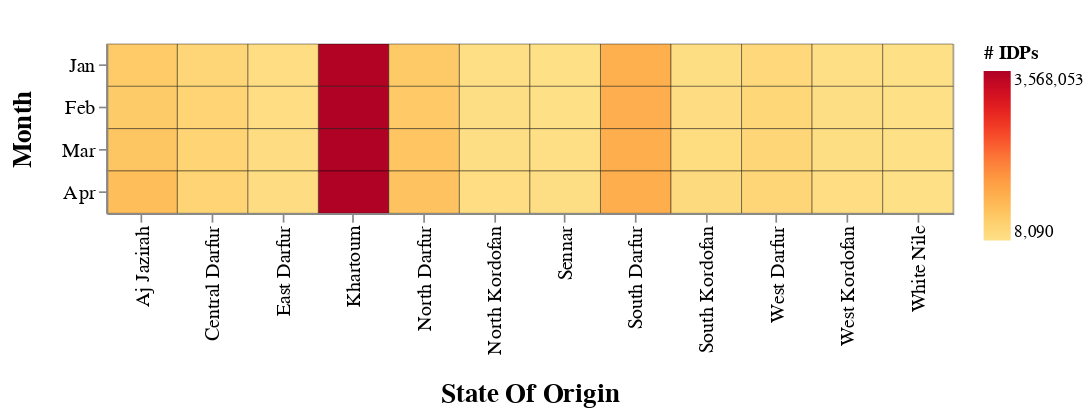

Notebook source saved alongside this figure:
### Code cell
alt.themes.enable("dark")

# Define the month order
month_order = ['Jan', 'Feb', 'Mar', 'Apr', 'May', 'Jun', 'Jul', 'Aug', 'Sep', 'Oct', 'Nov', 'Dec']

# Convert 'Month' to categorical and order
total_idps_by_State_Of_Origin_selected_year['Month'] = pd.Categorical(total_idps_by_State_Of_Origin_selected_year['Month'], categories=month_order, ordered=True)

# Sort by State_origin_Code and Month
total_idps_by_State_Of_Origin_selected_year = total_idps_by_State_Of_Origin_selected_year.sort_values(by=['State_origin_Code', 'Month'])

# Create the heatmap
heatmap = alt.Chart(total_idps_by_State_Of_Origin_selected_year).mark_rect().encode(
     y=alt.Y('Month:O', sort=month_order, axis=alt.Axis(title="Month", titleFontSize=16, titlePadding=15, titleFontWeight='bold', labelAngle=0)),
    x=alt.X('State_Of_Origin:O', axis=alt.Axis(title="State Of Origin", titleFontSize=16, titlePadding=15, titleFontWeight='bold')),
    color=alt.Color('IDPs_by_State_Of_Origin:Q',
                    legend=alt.Legend(title="# IDPs"),
                    scale=alt.Scale(scheme='yelloworangered')),
                    stroke=alt.value('black'),
                    strokeWidth=alt.value(0.25),
    tooltip=[
        alt.Tooltip('Month:O', title='Month'),
        alt.Tooltip('State_Of_Origin:N', title='State Of Origin'),
        alt.Tooltip('IDPs_by_State_Of_Origin:Q', title='IDPs by State Of Origin'),
        alt.Tooltip('IDPs_difference:Q', title='IDPs Change')
    ]
).properties(
       title='IDPs Monthly Chenge by State Of Origin in 2024',
       width=500,
       height=100
#).configure_legend(
 #   orient='bottom', titleFontSize=16, labelFontSize=14, titlePadding=0
#).configure_axisX(
#    labelFontSize=14
).configure_axis(
    labelFontSize=12,
    titleFontSize=12
).configure_title(
    fontSize=16,
    anchor='middle',
    color='white'
    )

heatmap

### Figure 1 — Vega-Lite specification as saved in the notebook (floating-point values rounded to 4 significant figures)
{"usermeta": {"embedOptions": {"theme": "dark"}}, "config": {"view": {"continuousWidth": 300, "continuousHeight": 300}, "axis": {"labelFontSize": 12, "titleFontSize": 12}, "title": {"anchor": "middle", "color": "white", "fontSize": 16}}, "data": {"name": "data-be4ba7ff56a9e8abe82dabf0f87b2ea5"}, "mark": {"type": "rect"}, "encoding": {"color": {"field": "IDPs_by_State_Of_Origin", "legend": {"title": "# IDPs"}, "scale": {"scheme": "yelloworangered"}, "type": "quantitative"}, "stroke": {"value": "black"}, "strokeWidth": {"value": 0.25}, "tooltip": [{"field": "Month", "title": "Month", "type": "ordinal"}, {"field": "State_Of_Origin", "title": "State Of Origin", "type": "nominal"}, {"field": "IDPs_by_State_Of_Origin", "title": "IDPs by State Of Origin", "type": "quantitative"}, {"field": "IDPs_difference", "title": "IDPs Change", "type": "quantitative"}], "x": {"axis": {"title": "State Of Origin", "titleFontSize": 16, "titleFontWeight": "bold", "titlePadding": 15}, "field": "State_Of_Origin", "type": "ordinal"}, "y": {"axis": {"labelAngle": 0, "title": "Month", "titleFontSize": 16, "titleFontWeight": "bold", "titlePadding": 15}, "field": "Month", "sort": ["Jan", "Feb", "Mar", "Apr", "May", "Jun", "Jul", "Aug", "Sep", "Oct", "Nov", "Dec"], "type": "ordinal"}}, "height": 100, "title": "IDPs Monthly Chenge by State Of Origin in 2024", "width": 500, "$schema": "https://vega.github.io/schema/vega-lite/v5.17.0.json", "datasets": {"data-be4ba7ff56a9e8abe82dabf0f87b2ea5": [{"State_origin_Code": "SD01", "State_Of_Origin": "Khartoum", "Year": 2024, "Month": "Jan", "IDPs_by_State_Of_Origin": 3525379, "IDPs_difference": 0.0, "IDPs_difference_absolute": 0.0}, {"State_origin_Code": "SD01", "State_Of_Origin": "Khartoum", "Year": 2024, "Month": "Feb", "IDPs_by_State_Of_Origin": 3557494, "IDPs_difference": 32120.0, "IDPs_difference_absolute": 32120.0}, {"State_origin_Code": "SD01", "State_Of_Origin": "Khartoum", "Year": 2024, "Month": "Mar", "IDPs_by_State_Of_Origin": 3563069, "IDPs_difference": 5575.0, "IDPs_difference_absolute": 5575.0}, {"State_origin_Code": "SD01", "State_Of_Origin": "Khartoum", "Year": 2024, "Month": "Apr", "IDPs_by_State_Of_Origin": 3568053, "IDPs_difference": 4984.0, "IDPs_difference_absolute": 4984.0}, {"State_origin_Code": "SD02", "State_Of_Origin": "North Darfur", "Year": 2024, "Month": "Jan", "IDPs_by_State_Of_Origin": 498143, "IDPs_difference": 0.0, "IDPs_difference_absolute": 0.0}, {"State_origin_Code": "SD02", "State_Of_Origin": "North Darfur", "Year": 2024, "Month": "Feb", "IDPs_by_State_Of_Origin": 511368, "IDPs_difference": 13220.0, "IDPs_difference_absolute": 13220.0}, {"State_origin_Code": "SD02", "State_Of_Origin": "North Darfur", "Year": 2024, "Month": "Mar", "IDPs_by_State_Of_Origin": 574091, "IDPs_difference": 62720.0, "IDPs_difference_absolute": 62720.0}, {"State_origin_Code": "SD02", "State_Of_Origin": "North Darfur", "Year": 2024, "Month": "Apr", "IDPs_by_State_Of_Origin": 610384, "IDPs_difference": 36290.0, "IDPs_difference_absolute": 36290.0}, {"State_origin_Code": "SD03", "State_Of_Origin": "South Darfur", "Year": 2024, "Month": "Jan", "IDPs_by_State_Of_Origin": 936434, "IDPs_difference": 0.0, "IDPs_difference_absolute": 0.0}, {"State_origin_Code": "SD03", "State_Of_Origin": "South Darfur", "Year": 2024, "Month": "Feb", "IDPs_by_State_Of_Origin": 973758, "IDPs_difference": 37320.0, "IDPs_difference_absolute": 37320.0}, {"State_origin_Code": "SD03", "State_Of_Origin": "South Darfur", "Year": 2024, "Month": "Mar", "IDPs_by_State_Of_Origin": 978966, "IDPs_difference": 5208.0, "IDPs_difference_absolute": 5208.0}, {"State_origin_Code": "SD03", "State_Of_Origin": "South Darfur", "Year": 2024, "Month": "Apr", "IDPs_by_State_Of_Origin": 981069, "IDPs_difference": 2103.0, "IDPs_difference_absolute": 2103.0}, {"State_origin_Code": "SD04", "State_Of_Origin": "West Darfur", "Year": 2024, "Month": "Jan", "IDPs_by_State_Of_Origin": 188497, "IDPs_difference": 0.0, "IDPs_difference_absolute": 0.0}, {"State_origin_Code": "SD04", "State_Of_Origin": "West Darfur", "Year": 2024, "Month": "Feb", "IDPs_by_State_Of_Origin": 231087, "IDPs_difference": 42590.0, "IDPs_difference_absolute": 42590.0}, {"State_origin_Code": "SD04", "State_Of_Origin": "West Darfur", "Year": 2024, "Month": "Mar", "IDPs_by_State_Of_Origin": 234816, "IDPs_difference": 3729.0, "IDPs_difference_absolute": 3729.0}, {"State_origin_Code": "SD04", "State_Of_Origin": "West Darfur", "Year": 2024, "Month": "Apr", "IDPs_by_State_Of_Origin": 235716, "IDPs_difference": 900.0, "IDPs_difference_absolute": 900.0}, {"State_origin_Code": "SD05", "State_Of_Origin": "East Darfur", "Year": 2024, "Month": "Jan", "IDPs_by_State_Of_Origin": 73535, "IDPs_difference": 0.0, "IDPs_difference_absolute": 0.0}, {"State_origin_Code": "SD05", "State_Of_Origin": "East Darfur", "Year": 2024, "Month": "Feb", "IDPs_by_State_Of_Origin": 73758, "IDPs_difference": 223.0, "IDPs_difference_absolute": 223.0}, {"State_origin_Code": "SD05", "State_Of_Origin": "East Darfur", "Year": 2024, "Month": "Mar", "IDPs_by_State_Of_Origin": 77233, "IDPs_difference": 3475.0, "IDPs_difference_absolute": 3475.0}, {"State_origin_Code": "SD05", "State_Of_Origin": "East Darfur", "Year": 2024, "Month": "Apr", "IDPs_by_State_Of_Origin": 75698, "IDPs_difference": -1535.0, "IDPs_difference_absolute": 1535.0}, {"State_origin_Code": "SD06", "State_Of_Origin": "Central Darfur", "Year": 2024, "Month": "Jan", "IDPs_by_State_Of_Origin": 249562, "IDPs_difference": 0.0, "IDPs_difference_absolute": 0.0}, {"State_origin_Code": "SD06", "State_Of_Origin": "Central Darfur", "Year": 2024, "Month": "Feb", "IDPs_by_State_Of_Origin": 288662, "IDPs_difference": 39100.0, "IDPs_difference_absolute": 39100.0}, {"State_origin_Code": "SD06", "State_Of_Origin": "Central Darfur", "Year": 2024, "Month": "Mar", "IDPs_by_State_Of_Origin": 292321, "IDPs_difference": 3659.0, "IDPs_difference_absolute": 3659.0}, {"State_origin_Code": "SD06", "State_Of_Origin": "Central Darfur", "Year": 2024, "Month": "Apr", "IDPs_by_State_Of_Origin": 292914, "IDPs_difference": 593.0, "IDPs_difference_absolute": 593.0}, {"State_origin_Code": "SD07", "State_Of_Origin": "South Kordofan", "Year": 2024, "Month": "Jan", "IDPs_by_State_Of_Origin": 63135, "IDPs_difference": 0.0, "IDPs_difference_absolute": 0.0}, {"State_origin_Code": "SD07", "State_Of_Origin": "South Kordofan", "Year": 2024, "Month": "Feb", "IDPs_by_State_Of_Origin": 99332, "IDPs_difference": 36200.0, "IDPs_difference_absolute": 36200.0}, {"State_origin_Code": "SD07", "State_Of_Origin": "South Kordofan", "Year": 2024, "Month": "Mar", "IDPs_by_State_Of_Origin": 114044, "IDPs_difference": 14710.0, "IDPs_difference_absolute": 14710.0}, {"State_origin_Code": "SD07", "State_Of_Origin": "South Kordofan", "Year": 2024, "Month": "Apr", "IDPs_by_State_Of_Origin": 140590, "IDPs_difference": 26550.0, "IDPs_difference_absolute": 26550.0}, {"State_origin_Code": "SD09", "State_Of_Origin": "White Nile", "Year": 2024, "Month": "Jan", "IDPs_by_State_Of_Origin": 8090, "IDPs_difference": 0.0, "IDPs_difference_absolute": 0.0}, {"State_origin_Code": "SD09", "State_Of_Origin": "White Nile", "Year": 2024, "Month": "Feb", "IDPs_by_State_Of_Origin": 8230, "IDPs_difference": 140.0, "IDPs_difference_absolute": 140.0}, {"State_origin_Code": "SD09", "State_Of_Origin": "White Nile", "Year": 2024, "Month": "Mar", "IDPs_by_State_Of_Origin": 9155, "IDPs_difference": 925.0, "IDPs_difference_absolute": 925.0}, {"State_origin_Code": "SD09", "State_Of_Origin": "White Nile", "Year": 2024, "Month": "Apr", "IDPs_by_State_Of_Origin": 12494, "IDPs_difference": 3339.0, "IDPs_difference_absolute": 3339.0}, {"State_origin_Code": "SD13", "State_Of_Origin": "North Kordofan", "Year": 2024, "Month": "Jan", "IDPs_by_State_Of_Origin": 42690, "IDPs_difference": 0.0, "IDPs_difference_absolute": 0.0}, {"State_origin_Code": "SD13", "State_Of_Origin": "North Kordofan", "Year": 2024, "Month": "Feb", "IDPs_by_State_Of_Origin": 44635, "IDPs_difference": 1945.0, "IDPs_difference_absolute": 1945.0}, {"State_origin_Code": "SD13", "State_Of_Origin": "North Kordofan", "Year": 2024, "Month": "Mar", "IDPs_by_State_Of_Origin": 48690, "IDPs_difference": 4055.0, "IDPs_difference_absolute": 4055.0}, {"State_origin_Code": "SD13", "State_Of_Origin": "North Kordofan", "Year": 2024, "Month": "Apr", "IDPs_by_State_Of_Origin": 72157, "IDPs_difference": 23470.0, "IDPs_difference_absolute": 23470.0}, {"State_origin_Code": "SD14", "State_Of_Origin": "Sennar", "Year": 2024, "Month": "Jan", "IDPs_by_State_Of_Origin": 15292, "IDPs_difference": 0.0, "IDPs_difference_absolute": 0.0}, {"State_origin_Code": "SD14", "State_Of_Origin": "Sennar", "Year": 2024, "Month": "Feb", "IDPs_by_State_Of_Origin": 16002, "IDPs_difference": 710.0, "IDPs_difference_absolute": 710.0}, {"State_origin_Code": "SD14", "State_Of_Origin": "Sennar", "Year": 2024, "Month": "Mar", "IDPs_by_State_Of_Origin": 42422, "IDPs_difference": 26420.0, "IDPs_difference_absolute": 26420.0}, {"State_origin_Code": "SD14", "State_Of_Origin": "Sennar", "Year": 2024, "Month": "Apr", "IDPs_by_State_Of_Origin": 45516, "IDPs_difference": 3094.0, "IDPs_difference_absolute": 3094.0}, {"State_origin_Code": "SD15", "State_Of_Origin": "Aj Jazirah", "Year": 2024, "Month": "Jan", "IDPs_by_State_Of_Origin": 470212, "IDPs_difference": 0.0, "IDPs_difference_absolute": 0.0}, {"State_origin_Code": "SD15", "State_Of_Origin": "Aj Jazirah", "Year": 2024, "Month": "Feb", "IDPs_by_State_Of_Origin": 462166, "IDPs_difference": -8046.0, "IDPs_difference_absolute": 8046.0}, {"State_origin_Code": "SD15", "State_Of_Origin": "Aj Jazirah", "Year": 2024, "Month": "Mar", "IDPs_by_State_Of_Origin": 555582, "IDPs_difference": 93420.0, "IDPs_difference_absolute": 93420.0}, {"State_origin_Code": "SD15", "State_Of_Origin": "Aj Jazirah", "Year": 2024, "Month": "Apr", "IDPs_by_State_Of_Origin": 681261, "IDPs_difference": 125700.0, "IDPs_difference_absolute": 125700.0}, {"State_origin_Code": "SD18", "State_Of_Origin": "West Kordofan", "Year": 2024, "Month": "Jan", "IDPs_by_State_Of_Origin": 21819, "IDPs_difference": 0.0, "IDPs_difference_absolute": 0.0}, {"State_origin_Code": "SD18", "State_Of_Origin": "West Kordofan", "Year": 2024, "Month": "Feb", "IDPs_by_State_Of_Origin": 59924, "IDPs_difference": 38100.0, "IDPs_difference_absolute": 38100.0}, {"State_origin_Code": "SD18", "State_Of_Origin": "West Kordofan", "Year": 2024, "Month": "Mar", "IDPs_by_State_Of_Origin": 61729, "IDPs_difference": 1805.0, "IDPs_difference_absolute": 1805.0}, {"State_origin_Code": "SD18", "State_Of_Origin": "West Kordofan", "Year": 2024, "Month": "Apr", "IDPs_by_State_Of_Origin": 70964, "IDPs_difference": 9235.0, "IDPs_difference_absolute": 9235.0}]}}
